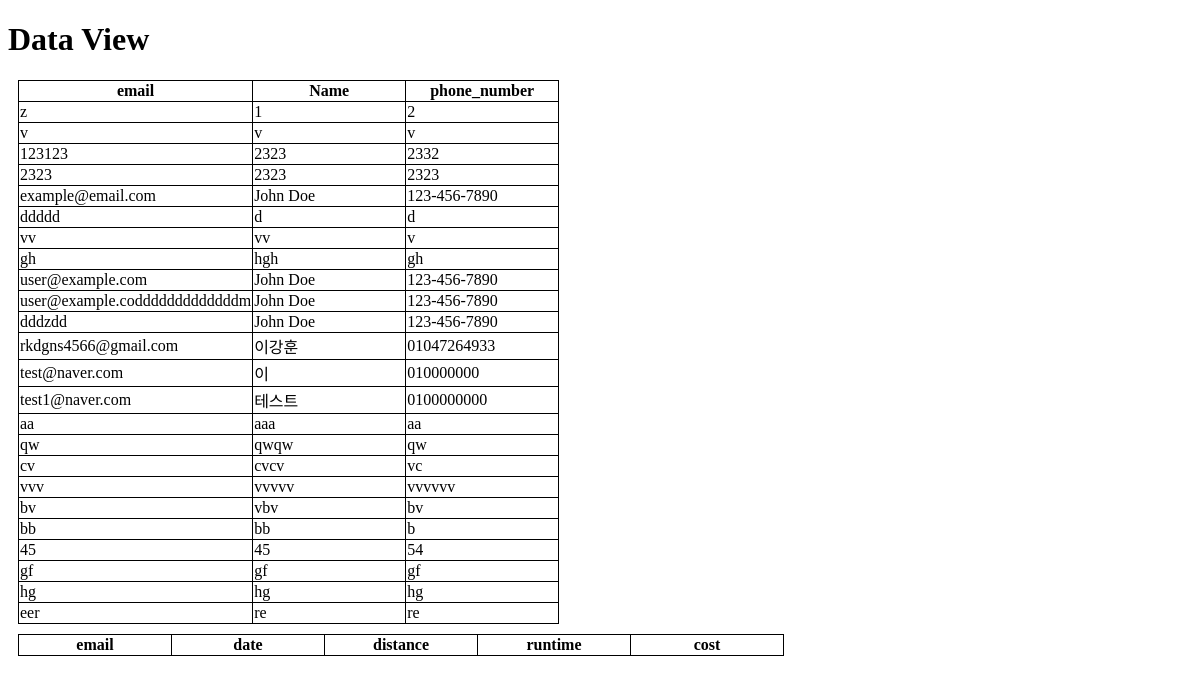
/dataviewTest/, run on an earlier commit of the app's database.
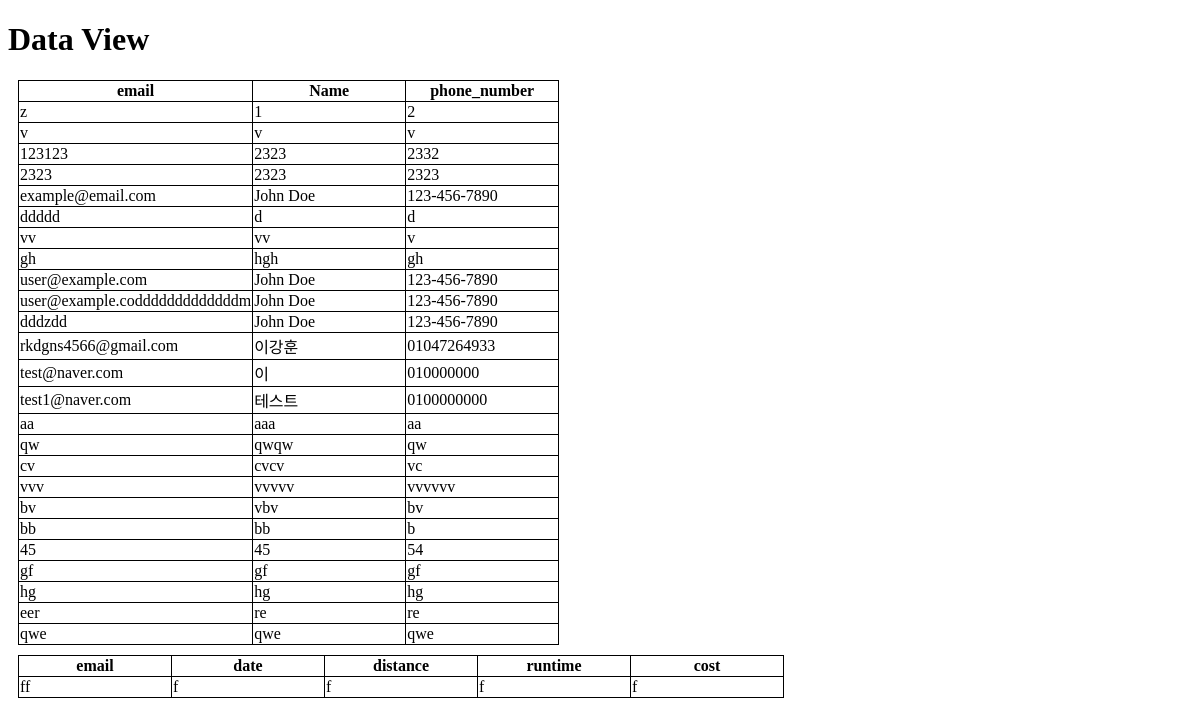
And on a later commit of the database.
### kickboard/models.py (models this page shows)
class information(db.Model):
    email = db.Column(db.Text, primary_key=True)
    password = db.Column(db.Text)
    name = db.Column(db.Text)
    phone_number = db.Column(db.Text)

class RideLog(db.Model):
    email = db.Column(db.Text, primary_key=True)
    date = db.Column(db.Text)
    distance = db.Column(db.Text)
    runtime = db.Column(db.Text)
    cost = db.Column(db.Text)

### kickboard/views/html_views.py (the view)
@bp.route('dataviewTest/')
def dataviewTest():
    info = information.query.all()
    ridelog = RideLog.query.all()
    return render_template('dataview.html', info=info, ridelog=ridelog)

### kickboard/templates/dataview.html (shortened to what this page needs)
<!DOCTYPE html>
<html>
<head>
</head>
<body>
    <h1>Data View</h1>
    <table>
        <thead>
            <tr>
                <th>email</th>
                <th>Name</th>
                <th>phone_number</th>
            </tr>
        </thead>
        <tbody>
            {% for item in info %}
                <tr>
                    <td>{{ item.email }}</td>
                    <td>{{ item.name }}</td>
                    <td>{{ item.phone_number }}</td>
                </tr>
            {% endfor %}
        </tbody>
    </table>
    <table>
        <thead>
            <tr>
                <th>email</th>
                <th>date</th>
                <th>distance</th>
                <th>runtime</th>
                <th>cost</th>
            </tr>
        </thead>
        <tbody>
            {% for item in ridelog %}
                <tr>
                    <td>{{ item.email }}</td>
                    <td>{{ item.date }}</td>
                    <td>{{ item.distance }}</td>
                    <td>{{ item.runtime }}</td>
                    <td>{{ item.cost }}</td>
                </tr>
            {% endfor %}
        </tbody>
    </table>
</body>
</html>

### kickboard/templates/dataview.html (style rules this page uses)
table { border-collapse: collapse; margin: 10px }
table, th, td { border: 1px solid #000; }
th, td { width : 150px }

What changed in the data, as far as the page shows it:
added information: email "qwe", name "qwe", phone_number "qwe"
added RideLog: email "ff", date "f", distance "f", runtime "f", cost "f"
